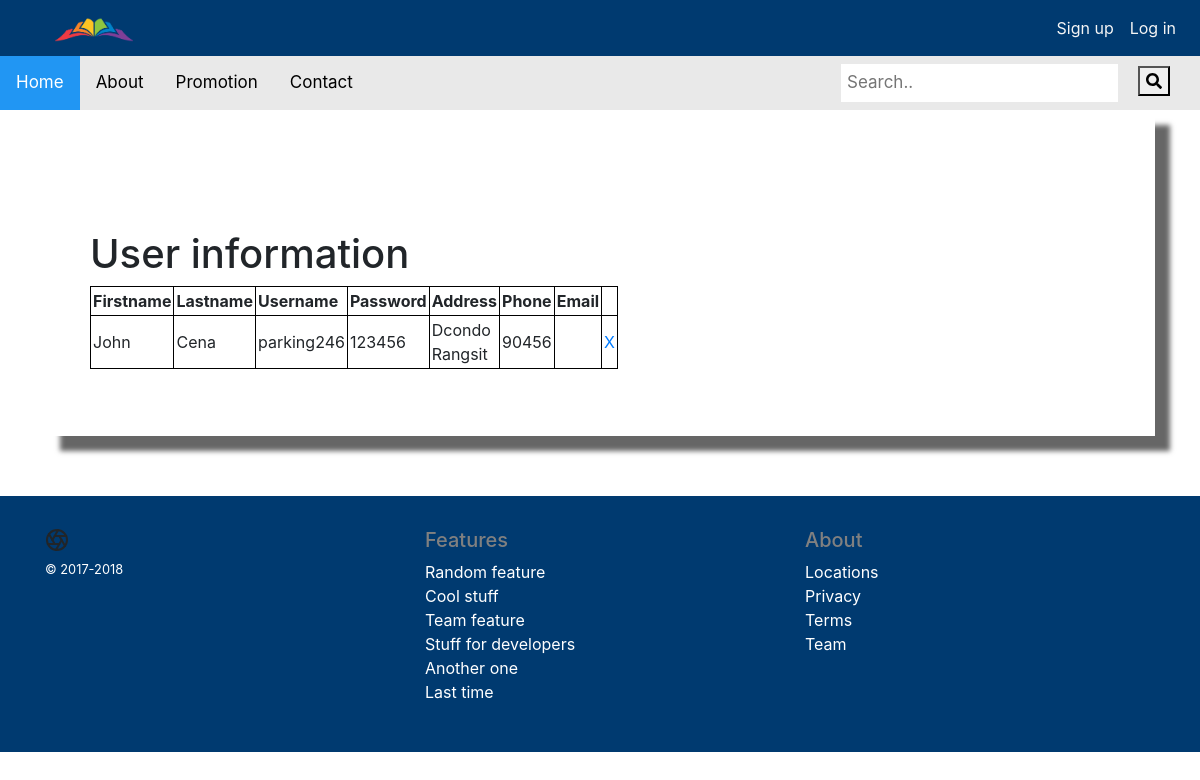
The page /staff_deluser.php on the database its author committed.
### tables this page shows
CREATE TABLE `customer` (
  `customer_id` int(100) NOT NULL,
  `customer_username` varchar(255) NOT NULL,
  `customer_password` int(250) NOT NULL,
  `customer_fname` varchar(200) NOT NULL,
  `customer_lname` varchar(200) NOT NULL,
  `customer_email` varchar(255) NOT NULL,
  `customer_address` varchar(200) NOT NULL,
  `customer_phone` int(11) NOT NULL,
  `customer_cardno` varchar(50) NOT NULL,
  `status` varchar(50) NOT NULL
);

### staff_deluser.php (the view, shortened to what this page needs)
<?php
  include 'header.php';
  include 'connect.php';
?>
  <div class="container">
    <div class="box">
      <div class="row">
        <div class="book">
          <div class="col-sm-6">
          </div>
        </div>
        <div class="col-sm-6">
          <div class="context">
            <h1>User information</h1>
          <table style="width:100%" >
                <tr>
                    <th>Firstname</th>
                    <th>Lastname</th>
                    <th>Username</th>
                    <th>Password</th>
                    <th>Address</th>
                    <th>Phone</th>
                    <th>Email</th>
                    <?php
				 	$q="select * from customer";
					$result=$mysqli->query($q);
				 while($row=$result->fetch_array()){ ?>
                 <tr>
                    <td><?=$row['customer_fname']?></td>
                    <td><?=$row['customer_lname']?></td>
                    <td><?=$row['customer_username']?></td>
                    <td><?=$row['customer_password']?></td>
                    <td><?=$row['customer_address']?></td>
                    <td><?=$row['customer_phone']?></td>
                    <td><?=$row['customer_email']?></td>
                    <td><a href='deluser.php?id=<?=$row['customer_id']?>'>X</a></td>
                </tr>
				<?php } ?>
                  </table>
          </div>
        </div>
      </div>
    </div>
  </div>
  <?php
    include 'footer.php';
  ?>

### css/readmore.css (style rules this page uses)
.box { box-shadow:15px 15px 5px 0 rgba(0, 0,0, 0.6); padding:15px; }
.context { text-align: top; margin-top:20%; }

### staff_deluser.php (style rules this page uses)
table, th, td { border: 1px solid black; border-collapse: collapse; padding : 2px; margin-bottom : 10%; }

### rows shown on the page
customer: customer_fname "John", customer_lname "Cena", customer_username "parking246", customer_password "123456", customer_address "Dcondo Rangsit", customer_phone "90456"
